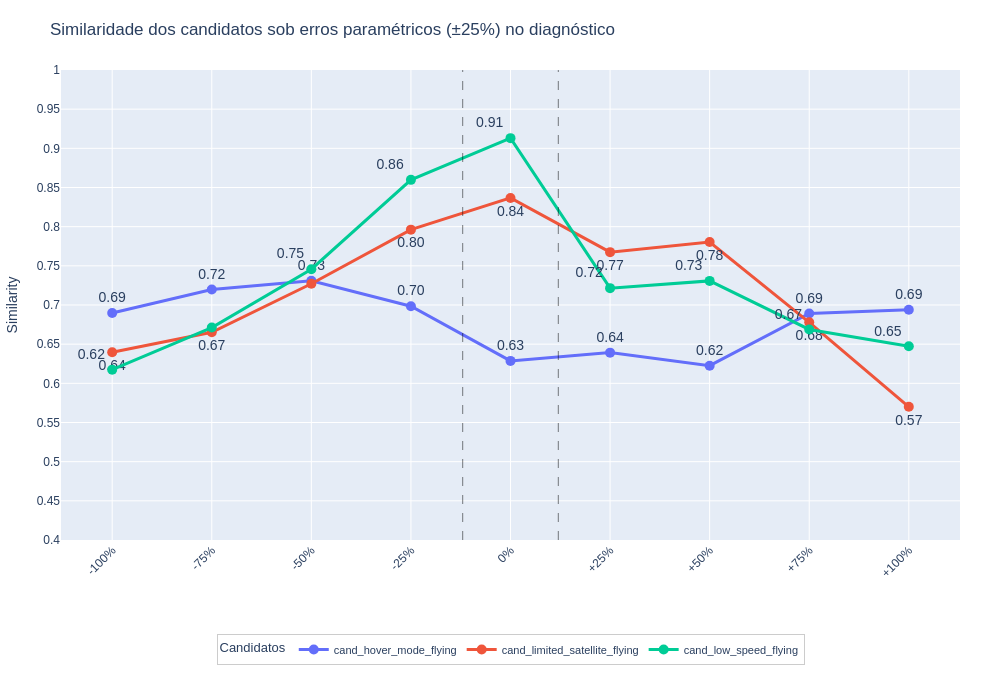

Notebook cell for this chart:
### Code cell
import pandas as pd
import plotly.graph_objects as go

# Ordem dos diagnósticos no eixo X:
diagnosis_order = [
    "diagnosed_minus_100",
    "diagnosed_minus_75",
    "diagnosed_minus_50",
    "diagnosed_minus_25",
    "diagnosed_baseline",
    "diagnosed_plus_25",
    "diagnosed_plus_50",
    "diagnosed_plus_75",
    "diagnosed_plus_100",
]

# Rótulos bonitos para o eixo X (erro percentual)
error_labels = [
    "-100%", "-75%", "-50%", "-25%",
    "0%",
    "+25%", "+50%", "+75%", "+100%",
]

# Pivot: linhas = candidatos, colunas = diagnósticos, valores = similaridade
df_pivot = df.pivot(
    index="candidate_name",
    columns="diagnosed_name",
    values="similarity_result"
)

# Garante que só usamos as colunas na ordem desejada e que existem no df
cols_present = [col for col in diagnosis_order if col in df_pivot.columns]
df_pivot = df_pivot[cols_present]

fig = go.Figure()

# Posições alternadas para os textos de cada candidato (pra reduzir sobreposição)
positions = ["top center", "bottom center", "top left", "bottom left"]

# Controle de valores já rotulados por coluna (x)
# chave: nome da coluna, valor: conjunto de valores de similaridade já usados em label
seen_values = {col: set() for col in df_pivot.columns}

for i, cand in enumerate(df_pivot.index):
    similarity_vals = df_pivot.loc[cand].values

    texts_for_trace = []
    for col, val in zip(df_pivot.columns, similarity_vals):
        val_rounded = round(val, 2)  # mesma precisão do label

        # se esse valor já foi usado nessa coluna, não mostra label
        if val_rounded in seen_values[col]:
            texts_for_trace.append("")  # texto vazio -> sem rótulo
        else:
            texts_for_trace.append(f"{val_rounded:.2f}")
            seen_values[col].add(val_rounded)

    fig.add_trace(go.Scatter(
        x=df_pivot.columns,
        y=similarity_vals,
        mode='lines+markers+text',
        name=str(cand),
        line=dict(width=3),
        marker=dict(size=10),
        text=texts_for_trace,
        textposition=positions[i % len(positions)],
        textfont=dict(size=14),
    ))

# Índice do baseline na ordem efetivamente usada
baseline_name = "diagnosed_baseline"
if baseline_name in df_pivot.columns:
    baseline_idx = df_pivot.columns.tolist().index(baseline_name)

    fig.add_vline(
        x=baseline_idx - 0.48,
        line_width=1,
        line_dash="dash",
        line_color="black",
        opacity=0.5,
        layer='above'
    )
    fig.add_vline(
        x=baseline_idx + 0.48,
        line_width=1,
        line_dash="dash",
        line_color="black",
        opacity=0.5,
        layer='above'
    )

fig.update_layout(
    title='Similaridade dos candidatos sob erros paramétricos (±25%) no diagnóstico',
    yaxis=dict(
        title='Similarity',
        range=[0.4, 1],
        dtick=0.05
    ),
    xaxis=dict(
        tickangle=-45,
        categoryorder='array',
        categoryarray=df_pivot.columns.tolist(),
        tickvals=df_pivot.columns.tolist(),
        ticktext=error_labels[:len(df_pivot.columns)]
    ),
    width=1000,
    height=700,
    legend=dict(
        title="Candidatos",
        orientation="h",
        xanchor="center", x=0.5,
        yanchor="top",    y=-0.20,
        bgcolor="rgba(255,255,255,0.95)",
        bordercolor="#ccc",
        borderwidth=1,
        font=dict(size=11)
    ),
    margin=dict(l=40, r=40, t=70, b=160),
    font=dict(
        family="Arial",
        size=12
    )
)

fig.show()

### Figure 1 — Plotly figure (JSON) as saved in the notebook; plotly's stock layout.template omitted (floating-point values rounded to 4 significant figures)
{"data": [{"line": {"width": 3}, "marker": {"size": 10}, "mode": "lines+markers+text", "name": "cand_hover_mode_flying", "text": ["0.69", "0.72", "0.73", "0.70", "0.63", "0.64", "0.62", "0.69", "0.69"], "textfont": {"size": 14}, "textposition": "top center", "type": "scatter", "x": ["diagnosed_minus_100", "diagnosed_minus_75", "diagnosed_minus_50", "diagnosed_minus_25", "diagnosed_baseline", "diagnosed_plus_25", "diagnosed_plus_50", "diagnosed_plus_75", "diagnosed_plus_100"], "y": [0.6897, 0.7199, 0.7308, 0.6984, 0.6286, 0.6392, 0.6225, 0.6892, 0.6939]}, {"line": {"width": 3}, "marker": {"size": 10}, "mode": "lines+markers+text", "name": "cand_limited_satellite_flying", "text": ["0.64", "0.67", "", "0.80", "0.84", "0.77", "0.78", "0.68", "0.57"], "textfont": {"size": 14}, "textposition": "bottom center", "type": "scatter", "x": ["diagnosed_minus_100", "diagnosed_minus_75", "diagnosed_minus_50", "diagnosed_minus_25", "diagnosed_baseline", "diagnosed_plus_25", "diagnosed_plus_50", "diagnosed_plus_75", "diagnosed_plus_100"], "y": [0.6397, 0.6652, 0.7271, 0.7962, 0.8367, 0.7675, 0.7804, 0.6779, 0.57]}, {"line": {"width": 3}, "marker": {"size": 10}, "mode": "lines+markers+text", "name": "cand_low_speed_flying", "text": ["0.62", "", "0.75", "0.86", "0.91", "0.72", "0.73", "0.67", "0.65"], "textfont": {"size": 14}, "textposition": "top left", "type": "scatter", "x": ["diagnosed_minus_100", "diagnosed_minus_75", "diagnosed_minus_50", "diagnosed_minus_25", "diagnosed_baseline", "diagnosed_plus_25", "diagnosed_plus_50", "diagnosed_plus_75", "diagnosed_plus_100"], "y": [0.6175, 0.6712, 0.7457, 0.8598, 0.913, 0.7215, 0.7308, 0.6688, 0.6473]}], "layout": {"font": {"family": "Arial", "size": 12}, "height": 700, "legend": {"bgcolor": "rgba(255,255,255,0.95)", "bordercolor": "#ccc", "borderwidth": 1, "font": {"size": 11}, "orientation": "h", "title": {"text": "Candidatos"}, "x": 0.5, "xanchor": "center", "y": -0.2, "yanchor": "top"}, "margin": {"b": 160, "l": 40, "r": 40, "t": 70}, "shapes": [{"layer": "above", "line": {"color": "black", "dash": "dash", "width": 1}, "opacity": 0.5, "type": "line", "x0": 3.52, "x1": 3.52, "xref": "x", "y0": 0, "y1": 1, "yref": "y domain"}, {"layer": "above", "line": {"color": "black", "dash": "dash", "width": 1}, "opacity": 0.5, "type": "line", "x0": 4.48, "x1": 4.48, "xref": "x", "y0": 0, "y1": 1, "yref": "y domain"}], "title": {"text": "Similaridade dos candidatos sob erros paramétricos (±25%) no diagnóstico"}, "width": 1000, "xaxis": {"categoryarray": ["diagnosed_minus_100", "diagnosed_minus_75", "diagnosed_minus_50", "diagnosed_minus_25", "diagnosed_baseline", "diagnosed_plus_25", "diagnosed_plus_50", "diagnosed_plus_75", "diagnosed_plus_100"], "categoryorder": "array", "tickangle": -45, "ticktext": ["-100%", "-75%", "-50%", "-25%", "0%", "+25%", "+50%", "+75%", "+100%"], "tickvals": ["diagnosed_minus_100", "diagnosed_minus_75", "diagnosed_minus_50", "diagnosed_minus_25", "diagnosed_baseline", "diagnosed_plus_25", "diagnosed_plus_50", "diagnosed_plus_75", "diagnosed_plus_100"]}, "yaxis": {"dtick": 0.05, "range": [0.4, 1], "title": {"text": "Similarity"}}}}
